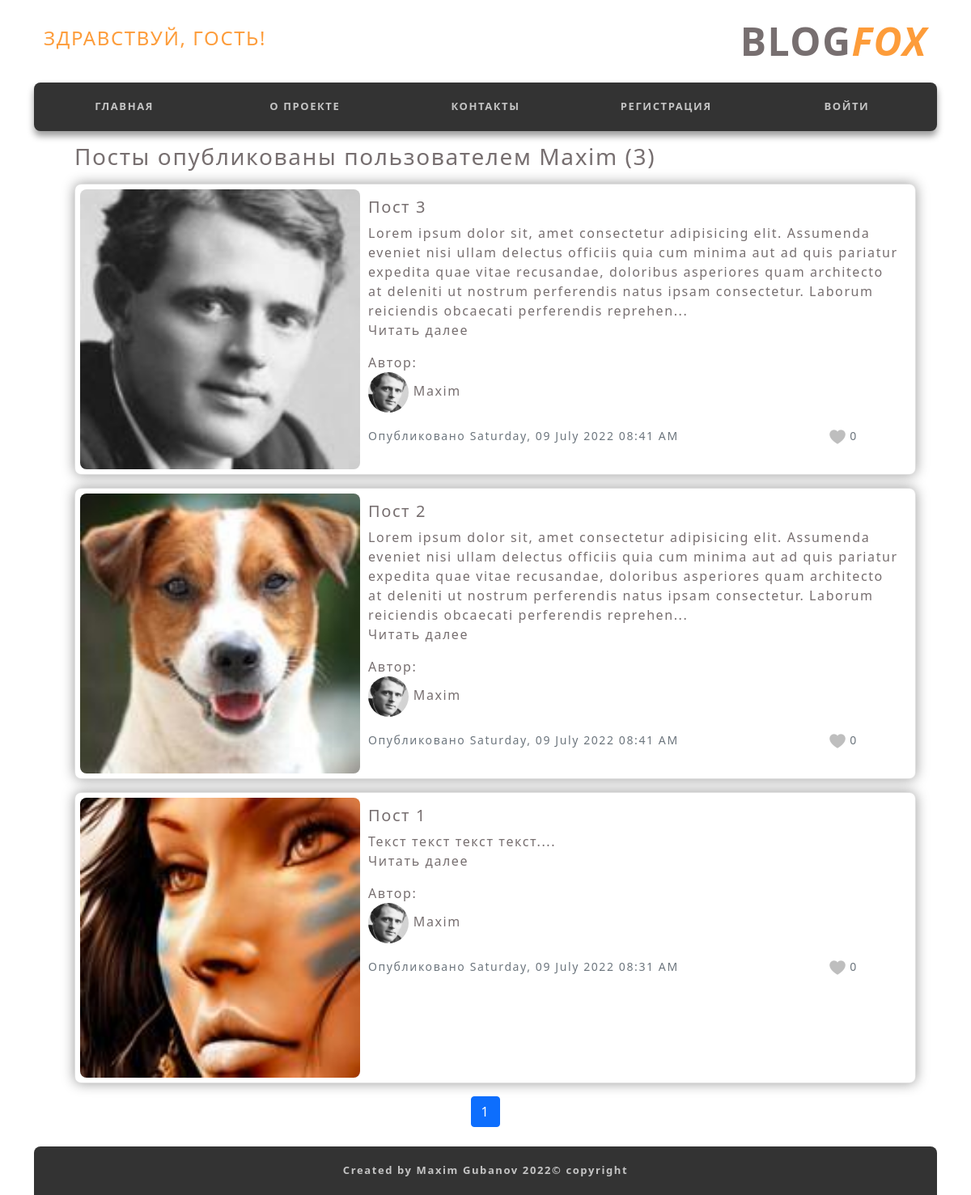
The page /user/Maxim on the database its author committed.
### flask_Gubanov_project/models.py (models this page shows, shortened)
class User(db.Model, UserMixin):
    id = db.Column(db.Integer, primary_key=True)
    username = db.Column(db.String(20), unique=True, nullable=False)
    email = db.Column(db.String(120), unique=True, nullable=False)
    image_file = db.Column(db.String(20), nullable=False, default='default.png')
    password = db.Column(db.String(60), nullable=False)
    posts = db.relationship('Post', backref='author', lazy=True)

class Post(db.Model):
    id = db.Column(db.Integer, primary_key=True)
    title = db.Column(db.String(100), nullable=False)
    date_posted = db.Column(db.DateTime, nullable=False, default=datetime.utcnow)
    content = db.Column(db.Text, nullable=False)
    user_id = db.Column(db.Integer, db.ForeignKey('user.id'), nullable=False)
    total_likes = db.Column(db.Integer, nullable=True, default=0)
    likes = db.relationship('Like', backref='like')
    post_image = db.Column(db.String(20), nullable=False, default='post_default_img.png')

### flask_Gubanov_project/users/routes.py (the view)
@users.route("/user/<string:username>")
def user_posts(username):
    page = request.args.get('page', 1, type=int)
    user = User.query.filter_by(username=username).first_or_404()
    posts = Post.query.filter_by(author=user).order_by(Post.date_posted.desc()).paginate(page=page, per_page=5)
    return render_template('user_posts.html', posts=posts, user=user)

### flask_Gubanov_project/templates/user_posts.html (shortened to what this page needs)
{% extends "layout.html" %}
{% block content %}
    <div class="container text-left relative_block" style="width: 1040px;">
        <h3 class="mb-3">Посты опубликованы пользователем {{ user.username }} ({{ posts.total }})</h1>
        {% for post in posts.items %}
            <div class="card mb-3">
                <div class="row g-0">
                    <div class="image col-md-4">
                        <img src="{{ url_for('static', filename='post_images/' + post.post_image) }}" alt="">
                    </div>
                    <div class="col-md-8">
                        <div class="card-body">
                            <h5 class="card-title"><a href="{{ url_for('posts.post', post_id=post.id) }}">{{ post.title }}</a></h5>
                            <p class="card-text">{{ post.content[:320] }}...<br><a href="{{ url_for('posts.post', post_id=post.id) }}">Читать далее</a></p>
                            <p class="card-text">Автор: <br>
                                <a href="{{ url_for('users.user_posts', username=post.author.username) }}">
                                  <img class="rounded-circle article-img" style="width: 50px; height: 50px;" src="{{ url_for('static', filename='profile_pics/' + post.author.image_file) }}">
                                  {{ post.author.username }}
                                </a>
                            </p>
                            <div class="row justify-content-between">
                                <div class="col-10">
                                  <p class="card-text"><small class="text-muted">Опубликовано {{ post.date_posted.strftime('%A, %d %B %Y %I:%M %p') }}</small></p>
                                </div>
                                <div class="col-2">
                                    <div class="post_likes">
                                      <small class="text-muted">
                                        <img src="{{ url_for('static', filename='images/like_mini.png') }}" alt="like">
                                        {{ post.total_likes }}
                                      </small>
                                    </div>
                                </div>
                            </div>
                        </div>
                    </div>
                </div>
            </div>
        {% endfor %}
    </div>
    <div class="container text-center">
        {% for page_num in posts.iter_pages(left_edge=1, right_edge=1, left_current=1, right_current=2) %}
            {% if page_num %}
                {% if posts.page == page_num %}
                    <a class="btn btn-primary mb-4" href="{{ url_for('users.user_posts', username=user.username, page=page_num) }}">{{ page_num }}</a>
                {% else %}
                    <a class="btn btn-outline-success mb-4" href="{{ url_for('users.user_posts', username=user.username, page=page_num) }}">{{ page_num }}</a>
                {% endif %}
                {% else %}
                ...
                {% endif %}
        {% endfor %}
    </div>
{% endblock content %}

### flask_Gubanov_project/templates/layout.html (shortened to what this page needs)
<!DOCTYPE html>
<html lang="ru">
    <head>
        <link href="https://cdn.jsdelivr.net/npm/bootstrap@5.0.1/dist/css/bootstrap.min.css" rel="stylesheet">
    </head>
    <body>
        {% include "inc-header.html" %}
        {% block content %}{% endblock content %}
        {% include "inc-footer.html" %}
    </body>
</html>

### flask_Gubanov_project/templates/inc-header.html (shortened to what this page needs)
<header class="header">
        <div class="container">
            <div class="top-block block row justify-content-between text-uppercase">
                <div class="top-block_logo col text-left">
                    {% if current_user.is_authenticated %}
                        <h4>Привет, {{ current_user.username }}!</h4>
                    {% else %}
                        <h4>Здравствуй, гость!</h4>
                    {% endif %}
                </div>
                <div class="top-block_mobile-contact col">blog<span>fox</span></div>
            </div>
            <nav class="navigator">
                <div class="nav_items block bg row text-uppercase">
                    <div class="nav_item col"><a href="{{ url_for('main.home') }}" class="nav_link"><span>главная</span></a></div>
                    <div class="nav_item col"><a href="#" class="nav_link"><span>о проекте</span></a></div>
                    <div class="nav_item col"><a href="#" class="nav_link"><span>контакты</span></a></div>
                        {% if current_user.is_authenticated %}
                            <div class="nav_item col"><a href="{{ url_for('posts.allpost') }}" class="nav_link"><span>все посты</span></a></div>
                            <div class="nav_item col-1">
                                <a href="{{ url_for('posts.allpost') }}" class="nav_link">
                                    <img class="rounded-circle account-img" style="width: 50px; height: 50px; border: 2px solid rgb(210, 210, 210);" src="{{ url_for('static', filename='profile_pics/' + current_user.image_file)}}" alt="">
                                </a>
                            </div>
                        {% else %}
                            <div class="nav_item col"><a href="{{ url_for('users.register') }}" class="nav_link" id="linkReg_"><span>регистрация</span></a></div>
                            <div class="nav_item col"><a href="{{ url_for('users.login') }}" class="nav_link"><span>войти</span></a></div>
                        {% endif %}
                </div>
            </nav>
        </div>
</header>

### flask_Gubanov_project/templates/inc-footer.html
        <footer>
            <div class="container">
                <div class="bg bg--border-top text-center">
                    <a href="https://vk.com/max.gubanov" class="footer_my_link"><span>Created by Maxim Gubanov 2022</span></a>
                    <span> &copy; copyright</span>
                </div>
            </div>
        </footer>

### flask_Gubanov_project/templates/inc-general-style.html (style rules this page uses)
a { text-decoration: none; color: inherit; }
body { letter-spacing: 0.1rem; color: #776f70; }
.block { margin: 15px 0 15px 0; }
.bg { height: 60px; background-color: #333333; display: flex; justify-content: center; align-items: center; font-size: small; font-weight: 600; color: #c4c4c4; }
.top-block { align-items: center; font-size: x-large; font-weight: 600; }
.top-block_logo { color: #fd9c3a; }
.top-block_mobile-contact { text-align: end; font-size: 48px; font-weight: 800; }
.top-block_mobile-contact span { color: #fd9c3a; font-style: italic; }
.nav_items { height: 60px; border-radius: 8px; box-shadow: 0 6px 8px rgba(0, 0, 0, 0.4); }
.nav_item { display: flex; justify-content: center; align-items: center; background-color: #333333; font-size: small; font-weight: 600; }
.nav_item span { color: #c4c4c4; }
.bg--border-top { border-radius: 8px 8px 0 0; }

### flask_Gubanov_project/templates/user_posts.html (style rules this page uses)
.image img { margin: 6px; width: 100%; border-radius: 8px; }
.card { width: 1040px; border-radius: 8px; box-shadow: 0 0 16px rgba(0, 0, 0, 0.4); }

### rows shown on the page
User: username "Maxim"
Post: post_image (picture), title "Пост 3", content "Lorem ipsum dolor sit, amet consectetur adipisicing elit. Assumenda eveniet nisi ullam delectus officiis quia cum minima aut ad quis pariatur expedita quae vitae recusandae, doloribus asperiores quam architecto at deleniti ut nostrum perferendis natus ipsam consectetur. Laborum reiciendis obcaecati perferendis reprehen", image_file (picture), author.username "Maxim", date_posted "Saturday, 09 July 2022 08:41 AM", total_likes "0"
Post: post_image (picture), title "Пост 2", content "Lorem ipsum dolor sit, amet consectetur adipisicing elit. Assumenda eveniet nisi ullam delectus officiis quia cum minima aut ad quis pariatur expedita quae vitae recusandae, doloribus asperiores quam architecto at deleniti ut nostrum perferendis natus ipsam consectetur. Laborum reiciendis obcaecati perferendis reprehen", image_file (picture), author.username "Maxim", date_posted "Saturday, 09 July 2022 08:41 AM", total_likes "0"
Post: post_image (picture), title "Пост 1", content "Текст текст текст текст.", image_file (picture), author.username "Maxim", date_posted "Saturday, 09 July 2022 08:31 AM", total_likes "0"

### other values the page prints
{{ posts.total }} "3"
{{ page_num }} "1"
